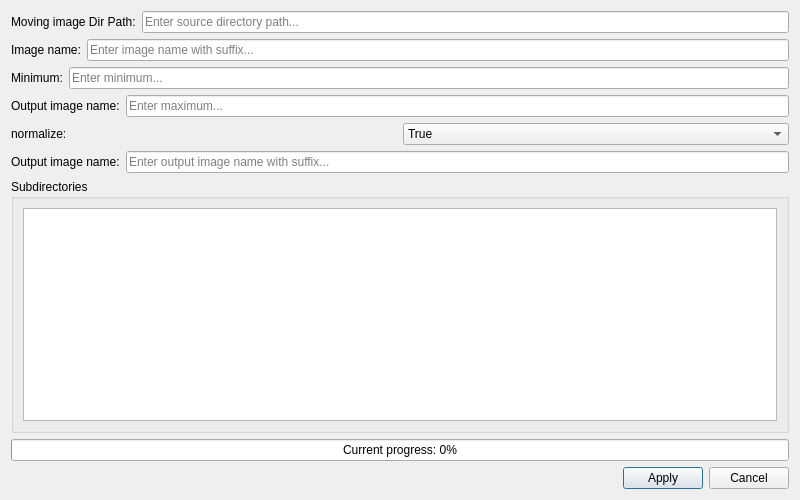
  <widget class="QDialog" name="dialog7">
    <property name="geometry">
        <rect>
            <x>0</x>
            <y>0</y>
            <width>800</width>
            <height>500</height>
        </rect>
    </property>
    <property name="windowTitle">
        <string>CT Clip</string>
    </property>
    <property name="modal">
        <bool>true</bool>
    </property>
    <layout class="QVBoxLayout" name="verticalLayout_dialog7">
        <!-- 第一行：路径输入1 -->
        <item>
            <layout class="QHBoxLayout" name="horizontalLayout_path7">
                <item>
                    <widget class="QLabel" name="label_path7">
                        <property name="text">
                            <string>Moving image Dir Path:</string>
                        </property>
                    </widget>
                </item>
                <item>
                    <widget class="QLineEdit" name="lineEdit_7_1">
                        <property name="placeholderText">
                            <string>Enter source directory path...</string>
                        </property>
                        <property name="minimumWidth">
                            <number>200</number>
                        </property>
                        <property name="maximumWidth">
                            <number>600</number>
                        </property>
                    </widget>
                </item>
            </layout>
        </item>
        
        <!-- 第二行：需要CT Clip的文件名 -->
        <item>
            <layout class="QHBoxLayout" name="horizontalLayout_path77">
                <item>
                    <widget class="QLabel" name="label_path7">
                        <property name="text">
                            <string>Image name:</string>
                        </property>
                    </widget>
                </item>
                <item>
                    <widget class="QLineEdit" name="lineEdit_7_2">
                        <property name="placeholderText">
                            <string>Enter image name with suffix...</string>
                        </property>
                        <property name="minimumWidth">
                            <number>200</number>
                        </property>
                        <property name="maximumWidth">
                            <number>600</number>
                        </property>
                    </widget>
                </item>
            </layout>
        </item>
        <!-- 第三行：输入阈值下限 -->
        <item>
            <layout class="QHBoxLayout" name="horizontalLayout_path777">
                <item>
                    <widget class="QLabel" name="label_path77">
                        <property name="text">
                            <string>Minimum:</string>
                        </property>
                    </widget>
                </item>
                <item>
                    <widget class="QLineEdit" name="lineEdit_7_3">
                        <property name="placeholderText">
                            <string>Enter minimum...</string>
                        </property>
                        <property name="minimumWidth">
                            <number>200</number>
                        </property>
                        <property name="maximumWidth">
                            <number>600</number>
                        </property>
                    </widget>
                </item>
            </layout>
        </item>
        <!-- 第四行：输入阈值上限 -->
        <item>
            <layout class="QHBoxLayout" name="horizontalLayout_path7777">
                <item>
                    <widget class="QLabel" name="label_path77">
                        <property name="text">
                            <string>Output image name:</string>
                        </property>
                    </widget>
                </item>
                <item>
                    <widget class="QLineEdit" name="lineEdit_7_4">
                        <property name="placeholderText">
                            <string>Enter maximum...</string>
                        </property>
                        <property name="minimumWidth">
                            <number>200</number>
                        </property>
                        <property name="maximumWidth">
                            <number>600</number>
                        </property>
                    </widget>
                </item>
            </layout>
        </item>
        <!-- 第五行：选择是否归一化 -->
        <item>
            <layout class="QHBoxLayout" name="horizontalLayout_1_2_normalize">
                <property name="spacing">6</property>
                <property name="layoutStretch">3,3</property>
                <item>
                    <widget class="QLabel" name="label">
                        <property name="text">
                            <string>normalize:</string>
                        </property>
                    </widget>
                </item>
                <item>
                    <widget class="QComboBox" name="CTClipNormalizeComboBox_batch">
                        <property name="toolTip">
                            <string>Choose whether to normalize or not</string>
                        </property>
                        <property name="minimumWidth">
                            <number>200</number>
                        </property>
                        <property name="maximumWidth">
                            <number>350</number>
                        </property>
                        <property name="enabled">
                            <bool>true</bool>
                        </property>
                        <item>
                            <property name="text">
                                <string>True</string>
                            </property>
                        </item>
                        <item>
                            <property name="text">
                                <string>False</string>
                            </property>
                        </item>
                    </widget>
                </item>
            </layout>
        </item>
        <!-- 第六行：输出的文件名 -->
        <item>
            <layout class="QHBoxLayout" name="horizontalLayout_path77777">
                <item>
                    <widget class="QLabel" name="label_path777">
                        <property name="text">
                            <string>Output image name:</string>
                        </property>
                    </widget>
                </item>
                <item>
                    <widget class="QLineEdit" name="lineEdit_7_5">
                        <property name="placeholderText">
                            <string>Enter output image name with suffix...</string>
                        </property>
                        <property name="minimumWidth">
                            <number>200</number>
                        </property>
                        <property name="maximumWidth">
                            <number>600</number>
                        </property>
                    </widget>
                </item>
            </layout>
        </item>
        
        <!-- 第七行：带滚动条的显示框 -->
        <item>
            <widget class="QGroupBox" name="groupBox_display7">
                <property name="title">
                    <string>Subdirectories</string>
                </property>
                <layout class="QVBoxLayout" name="verticalLayout_display777">
                    <item>
                        <widget class="QTextEdit" name="textEdit_display7">
                            <property name="readOnly">
                                <bool>true</bool>
                            </property>
                            <property name="lineWrapMode">
                                <enum>QTextEdit::NoWrap</enum>
                            </property>
                        </widget>
                    </item>
                </layout>
            </widget>
        </item>

        <!-- 第八行：进度条 -->
        <item>
            <widget class="QProgressBar" name="progressBar7">
                <property name="minimum">
                <number>0</number>
                </property>
                <property name="maximum">
                <number>100</number>
                </property>
                <property name="value">
                <number>0</number>
                </property>
                <property name="textVisible">
                <bool>true</bool>
                </property>
                <property name="format">
                <string>Current progress: %p%</string>
                </property>
            </widget>
        </item>
        
        <!-- 第九行：按钮 -->
        <item>
            <layout class="QHBoxLayout" name="horizontalLayout_buttons7">
                <item>
                    <spacer name="horizontalSpacer7">
                        <property name="orientation">
                            <enum>Qt::Horizontal</enum>
                        </property>
                        <property name="sizeHint" stdset="0">
                            <size>
                                <width>40</width>
                                <height>20</height>
                            </size>
                        </property>
                    </spacer>
                </item>
                <item>
                    <widget class="QPushButton" name="applyButton7">
                        <property name="text">
                            <string>Apply</string>
                        </property>
                    </widget>
                </item>
                <item>
                    <widget class="QPushButton" name="cancelButton7">
                        <property name="text">
                            <string>Cancel</string>
                        </property>
                    </widget>
                </item>
            </layout>
        </item>
    </layout>
  </widget>
